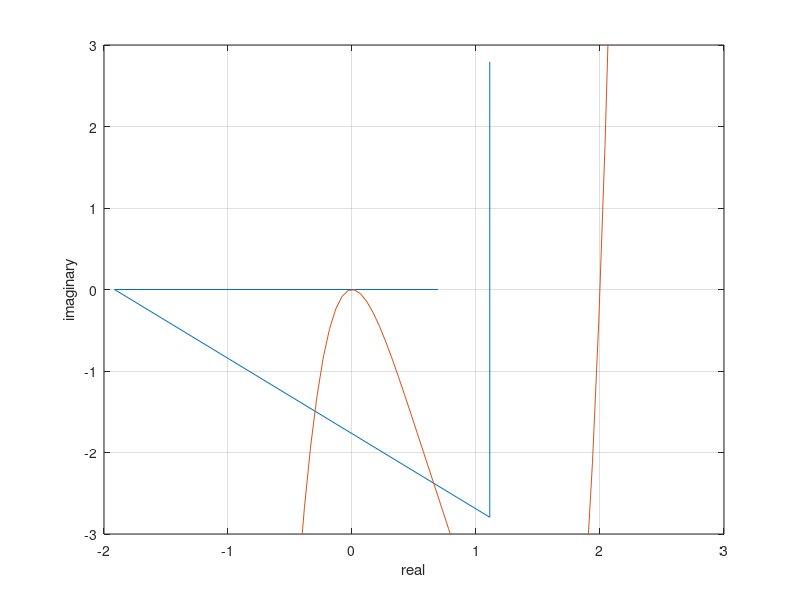

The MATLAB script that drew this image:
%Problem 4.13

%find roots
%y(x) = x^6 - x^5 - 6x^4 + 14x^3 - 12x^2

p = [ 1 -1 05 14 -12];

r = roots(p);

x = linspace(-2,3);
y = x.^6 - x.^5 - 6*x.^4 + 14*x.^3 - 12*x.^2;
plot(real(r),imag(r),x,y);
ylim([-3 3]);
grid on;
xlabel('real');
ylabel('imaginary');

fprintf('roots are: \n', r);